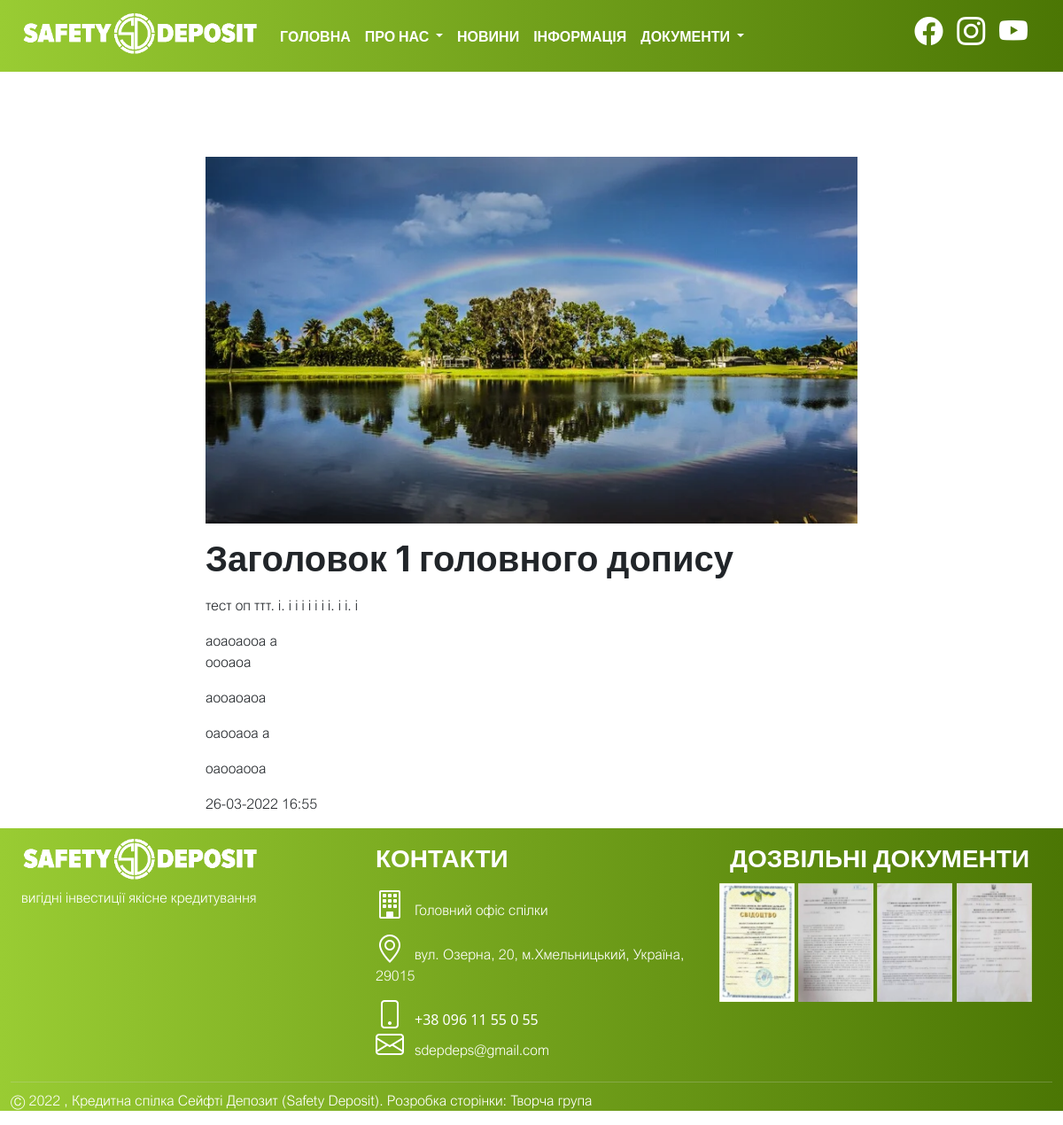
/post/zagolovok-1-golovnogo-dopisu/, run on the app's committed database.
### mainapp/models.py (models this page shows, shortened)
class Mainapp(models.Model):
    title = models.CharField(max_length=255, verbose_name="Заголовок")  # максимальна довжина заголовку 255 символів
    slug = models.SlugField(max_length=255, unique=True, db_index=True,
                            verbose_name="URL")  # unique=True це унакальна url-адреса
    content = models.TextField(blank=False, verbose_name="Текст")  # поле не може бути порожнім
    photo = models.ImageField(upload_to="photos/%Y/%m/%d/", verbose_name="Зображення")  # завантажується до
    document = models.FileField(blank=True, upload_to="documents/%Y/%m/%d/", verbose_name="Додаток")  # завантажуэться до
    time_create = models.DateTimeField(auto_now_add=True, verbose_name="Створено")
    time_update = models.DateTimeField(auto_now=True, verbose_name="Змінено")
    is_published = models.BooleanField(default=True, verbose_name="Публікація")
    cat = models.ForeignKey('Category', on_delete=models.PROTECT, verbose_name="Категорія")
    class Meta:
        verbose_name = 'допис головного додатку'
        verbose_name_plural = 'дописи головного додатку'
        ordering = ['-time_create', 'title']

### mainapp/views.py (the view)
# urls.py: path('post/<slug:post_slug>/', show_post, name='post'),
def show_post(request, post_slug):
    post = get_object_or_404(Mainapp, slug=post_slug)
    context = {
        'post': post,
        'title': post.title,
        'cat_selected': post.cat_id,
    }
    return render(request, 'mainapp/post.html', context=context)

### mainapp/models.py (called while the page is built)
    def __str__(self):
        return self.name

### mainapp/templates/mainapp/post.html (shortened to what this page needs)
{% extends 'mainapp/base.html' %}
{% load static %}
{% block content %}
    <div id="news">
        <div id="container_post" class="container-md pt-5">
            <div class="row justify-content-md-center">
                <div class="col-lg-8">
                    {% if post.photo %}
                        <p><img class="w-100 pt-5" src="{{post.photo.url}}"></p>
                    {% endif %}
                    {% autoescape off %}
                        <h1>{{post.title}}</h1>
                        <p>{{post.content|linebreaks}}</p>
                    {% endautoescape %}
                    <div class="article-panel">
                        <p class="last">{{post.time_update|date:"d-m-Y H:i"}}</p>
                    </div>
                </div>
            </div>
        </div>
    </div>
{% endblock %}

### mainapp/templates/mainapp/base.html (shortened to what this page needs)
{% load static %}
<html lang="uk">
<head>
    <link href="https://cdn.jsdelivr.net/npm/bootstrap@5.1.3/dist/css/bootstrap.min.css" rel="stylesheet">
    <link rel="stylesheet" href="https://cdn.jsdelivr.net/npm/bootstrap-icons@1.8.0/font/bootstrap-icons.css">
    <link rel="stylesheet" type="text/css" href="{% static 'mainapp/css/styles.css' %}">
</head>
<body>
   <nav class="navbar navbar-expand-md navbar-dark">
         <div class="container-fluid">
             <a class="navbar-brand" href="{% url 'home' %}">
                 <img id="logo_nav" src="{% static 'mainapp/images/logo_white.png' %}" alt="SAFETY DEPOSIT" width="268" height="50">
             </a>
             <div class="collapse navbar-collapse" id="navbarSupportedContent">
                 <ul class="navbar-nav me-auto mb-2 mb-lg-0">
                   <li class="nav-item">
                     <a class="nav-link active" aria-current="page" href="{% url 'home' %}">ГOЛОВНА</a>
                   </li>
                   <li class="nav-item dropdown">
                     <a class="nav-link active dropdown-toggle" href="#" id="navbarDropdownAbout" role="button" data-bs-toggle="dropdown" aria-expanded="false">
                       ПРО НАС
                     </a>
                   </li>
                   <li class="nav-item">
                     <a class="nav-link active" aria-current="page" href="{% url 'news' %}">НОВИНИ</a>
                   </li>
                   <li class="nav-item">
                     <a class="nav-link active" aria-current="page" href="{% url 'information' %}">ІНФОРМАЦІЯ</a>
                   </li>
                   <li class="nav-item dropdown">
                     <a class="nav-link active dropdown-toggle" href="#" id="navbarDropdownDocuments" role="button" data-bs-toggle="dropdown" aria-expanded="false">
                       ДОКУМЕНТИ
                     </a>
                   </li>
                 </ul>
                 <div class="text-nowrap nav-link" id="social_networks">
                    <a id="facebook_icon" href="https://www.facebook.com/Safety-Deposit-104183215596017" target="_blank">
                        <i class="bi bi-facebook"></i>
                    </a>
                    <a id="instagram_icon" href="https://www.instagram.com/safety_deposit" target="_blank">
                        <i class="bi bi-instagram"></i>
                    </a>
                    <a id="youtube_icon" href="https://www.youtube.com/channel/UCCfFwatiD1MUqXhY4FEsCjQ" target="_blank">
                        <i class="bi bi-youtube"></i>
                    </a>
                 </div>
             </div>
        </div>
    </nav>
   {% block content %}
   {% endblock %}
    <footer>
        <div class="container-fluid">
            <div class="row">
                <div id="logo_footer_block" class="col-md-4">
                    <img id="logo_footer" src="{% static 'mainapp/images/logo_white.png' %}" alt="SAFETY DEPOSIT" width="268" height="50">
                    <p id="logo_footer_text">вигідні інвестиції якісне кредитування</p>
                </div>
                <div id="contacts_footer_block" class="col-md-4">
                    <h3 id="contacts_footer">КОНТАКТИ</h3>
                    <div id="contacts_footer_text">
                        <p><i class="bi bi-building"></i>Головний офіс спілки</p>
                        <a href="https://www.google.com/maps/place/%D0%9E%D0%B7%D0%B5%D1%80%D0%BD%D0%B0+%D0%B2%D1%83%D0%BB%D0%B8%D1%86%D1%8F,+20,+%D0%A5%D0%BC%D0%B5%D0%BB%D1%8C%D0%BD%D0%B8%D1%86%D1%8C%D0%BA%D0%B8%D0%B9,+%D0%A5%D0%BC%D0%B5%D0%BB%D1%8C%D0%BD%D0%B8%D1%86%D1%8C%D0%BA%D0%B0+%D0%BE%D0%B1%D0%BB%D0%B0%D1%81%D1%82%D1%8C,+29000/@49.4412429,27.0141686,17z/data=!3m1!4b1!4m5!3m4!1s0x473207a475073c53:0xc97f50bb30b432a4!8m2!3d49.4412429!4d27.0163573" style="color: white">
                            <p><i class="bi bi-geo-alt"></i>вул. Озерна, 20, м.Хмельницький, Україна, 29015</p>
                        </a>
                        <a href="tel:+380961155055" style="color: white"><i class="bi bi-phone"></i>+38 096 11 55 0 55</a><br>
                        <p><a href="mailto:sdepdeps@gmail.com" style="color: white"><i class="bi bi-envelope"></i>sdepdeps@gmail.com</a><br>
                    </div>
                </div>
                <div id="permits_footer_block" class="col-md-4">
                    <h3 id="permits_footer">ДОЗВІЛЬНІ ДОКУМЕНТИ</h3>
                    <div class="mblank-2">
                        <img src="{% static 'mainapp/images/permits/permit_1.webp' %}" class="h-auto" style="width: 85px" alt="">
                        <img src="{% static 'mainapp/images/permits/permit_2.webp' %}" class="h-auto" style="width: 85px" alt="">
                        <img src="{% static 'mainapp/images/permits/permit_3.webp' %}" class="h-auto" style="width: 85px" alt="">
                        <img src="{% static 'mainapp/images/permits/permit_4.webp' %}" class="h-auto" style="width: 85px" alt="">
                    </div>
                </div>
            </div>
            <hr class="dropdown-divider">
            <p>&#9400 2022 , Кредитна спілка Сейфті Депозит (Safety Deposit). Розробка сторінки: Творча група</p>
        </div>
    </footer>
</body>
</html>

### mainapp/static/mainapp/css/styles.css (style rules this page uses)
:root { --color1: #99cc33; --color2: #4b7604; }
.navbar, footer, .accordion-item, .accordion-button { background: var(--color1); background: -moz-linear-gradient(left, var(--color1) 0%, var(--color2) 100%); background: -webkit-linear-gradient(left, var(--color1) 0%,var(--color2) 100%); background: linear-gradient(to right, var(--color1) 0%,var(--color2)100%); filter: progid:DXImageTransform.Microsoft.gradient( startColorstr=var(--color1), endColorstr=var(--color1),GradientType=1); }
.dropdown-item, .accordion-body, .accordion-button, .bi, footer { color: white; }
* { text-decoration: none; }
a { text-decoration: none; }
p { font-family: 'Arial Nova', normal; }
.navbar, h1, h2, h3, h4, h5, h6, a.btn.btn-outline-success { font-family: 'Inter', sans-serif; font-weight: 700; }
#our_partners, { padding: 20px 0; }
#logo_footer, #our_partners_title { margin: 10px 0 5px 12px; }
#contacts_footer, #permits_footer, #contacts_footer_text { margin: 18px 0 0 12px; }
#logo_footer_text, #oschadbank_logo, #nbu_logo, #ya_blagodiynyk_logo { margin: 1px 0 15px 12px; }
.navbar-brand { margin-bottom: 5px; }
#logo_nav { margin-left: 12px; }
#social_networks, #permits_footer { margin-bottom: 10px; }
.bi { font-size: 2em; margin-right: 12px; }

### data on the page
Mainapp: photo (picture), title "Заголовок 1 головного допису", content "тест оп ттт. і. і і і і і і і. і і. і аоаоаооа а оооаоа аооаоаоа оаооаоа а оаооаооа", time_update "26-03-2022 16:55"
